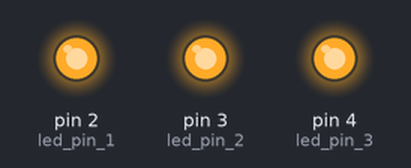
A sketch run on a simulated Arduino Uno, built with avr-gcc and run on an emulated ATmega328P. On the bench: output pins drawn as LEDs (lit = HIGH).

Above: at 0.07 s.
At 0.22 s:
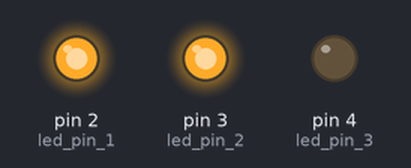
At 0.68 s:
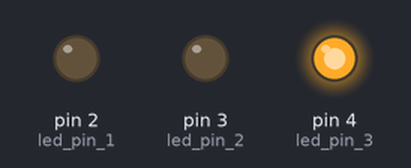
At 1.28 s:
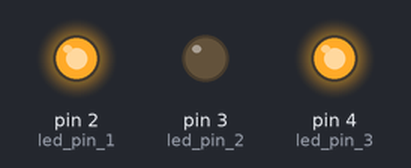
At 1.88 s:
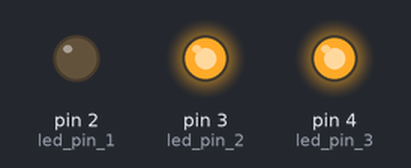
At 2.64 s:
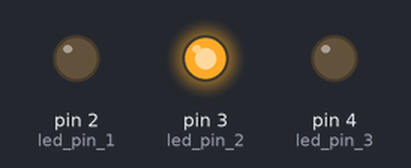
Timing chart, 0 to 3.0 s (numbered marks = the images above):
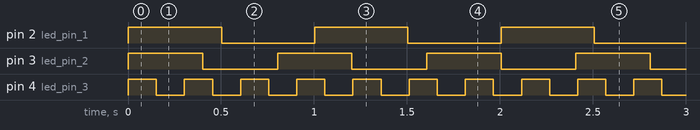

Measured:
- by itself, pin 2 (led_pin_1): alternates HIGH for 0.50 s and LOW for 0.50 s
- by itself, pin 3 (led_pin_2): alternates HIGH for 0.40 s and LOW for 0.40 s
- by itself, pin 4 (led_pin_3): alternates HIGH for 0.15 s and LOW for 0.15 s

The sketch:

007-multitasking.ino
```cpp
// Settings for which pins the LEDs are connected to.
const int led_pin_1 = 2;
const int led_pin_2 = 3;
const int led_pin_3 = 4;

// Blinking speed for the LEDs in milliseconds.
const int blink_time_1 = 500;
const int blink_time_2 = 400;
const int blink_time_3 = 150;

// State variables for the LEDs.
// These keeps track of whether the LEDs are on or off.
int led_1 = LOW;
int led_2 = LOW;
int led_3 = LOW;

// Timer-variables for the LEDs.
// These keep track of when it's time to change the state of each LED.
double led_timer_1;
double led_timer_2;
double led_timer_3;

// Function for turning LED 1 on or off.
void blink_1() {
  if (led_1 == LOW) {
    led_1 = HIGH;
  }
  else {
    led_1 = LOW;
  }
  digitalWrite(led_pin_1, led_1);
}

// Function for turning LED 2 on or off.
void blink_2() {
  if (led_2 == LOW) {
    led_2 = HIGH;
  }
  else {
    led_2 = LOW;
  }
  digitalWrite(led_pin_2, led_2);
}

// Function for turning LED 3 on or off.
void blink_3() {
  if (led_3 == LOW) {
    led_3 = HIGH;
  }
  else {
    led_3 = LOW;
  }
  digitalWrite(led_pin_3, led_3);
}

// Setup makes sure the pins that the LEDs are connected to are set as outputs.
void setup() {
  pinMode(led_pin_1, OUTPUT);
  pinMode(led_pin_2, OUTPUT);
  pinMode(led_pin_3, OUTPUT);
}

// Loop will be run through over and over again as fast as possible.
// If a function takes too long to finish it will prevent the other functions from
// running when they should.
void loop() {
  // Get the current time. This value is the number of milliseconds since
  // the Arduino board was powered on or since the last reset.
  double current_time = millis();
  // Check if it's time to change state of LED 1.
  if (current_time > led_timer_1) {
    blink_1();
    // Update the timer value for the next event
    led_timer_1 = current_time + blink_time_1;
  }
  // Check if it's time to change state of LED 2.
  if (current_time > led_timer_2) {
    blink_2();
    // Update the timer value for the next event
    led_timer_2 = current_time + blink_time_2;
  }
  // Check if it's time to change state of LED 3.
  if (current_time > led_timer_3) {
    blink_3();
    // Update the timer value for the next event
    led_timer_3 = current_time + blink_time_3;
  }
}
```
